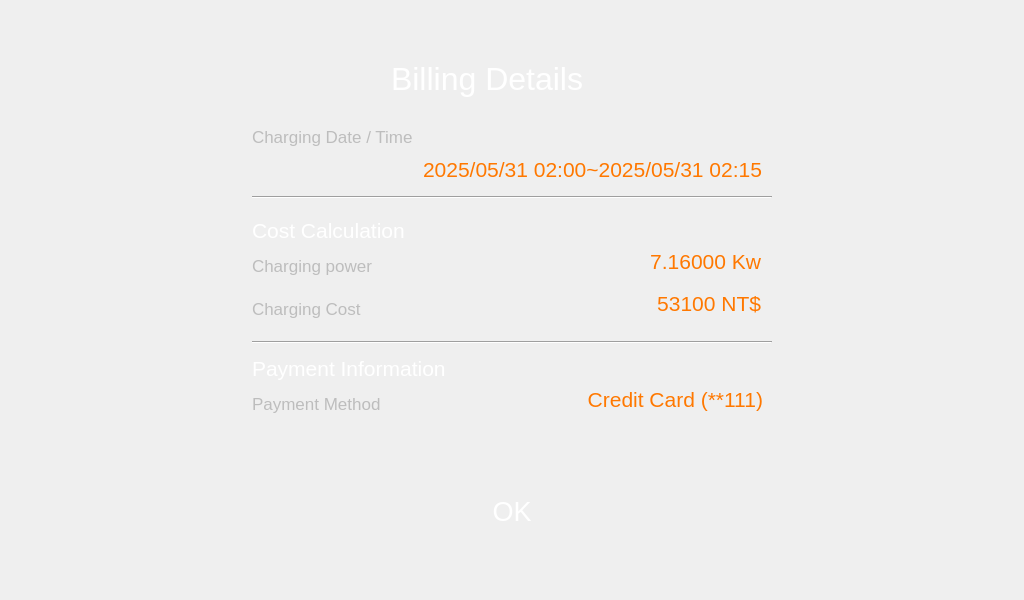
<?xml version="1.0" encoding="UTF-8"?>
<ui version="4.0">
 <class>Form</class>
 <widget class="QWidget" name="Form">
  <property name="geometry">
   <rect>
    <x>0</x>
    <y>0</y>
    <width>1024</width>
    <height>600</height>
   </rect>
  </property>
  <property name="windowTitle">
   <string>Form</string>
  </property>
  <widget class="QLabel" name="label">
   <property name="geometry">
    <rect>
     <x>0</x>
     <y>0</y>
     <width>1024</width>
     <height>600</height>
    </rect>
   </property>
   <property name="text">
    <string/>
   </property>
   <property name="pixmap">
    <pixmap>image/bg_step8.png</pixmap>
   </property>
  </widget>
  <widget class="QLabel" name="label_2">
   <property name="geometry">
    <rect>
     <x>391</x>
     <y>56</y>
     <width>241</width>
     <height>46</height>
    </rect>
   </property>
   <property name="font">
    <font>
     <family>Arial</family>
     <pointsize>24</pointsize>
    </font>
   </property>
   <property name="styleSheet">
    <string notr="true">QLabel {
        color: white;                /* 文字顏色 */
        font-size: 24pt;             /* 字體大小 */
        font-family: &quot;Arial&quot;;
    }
  </string>
   </property>
   <property name="text">
    <string>Billing Details</string>
   </property>
  </widget>
  <widget class="QLabel" name="label_3">
   <property name="geometry">
    <rect>
     <x>252</x>
     <y>125</y>
     <width>190</width>
     <height>23</height>
    </rect>
   </property>
   <property name="font">
    <font>
     <family>Arial</family>
     <pointsize>13</pointsize>
    </font>
   </property>
   <property name="styleSheet">
    <string notr="true">QLabel {
        color: rgb(189, 189, 189);                /* 文字顏色 */
        font-size: 13pt;             /* 字體大小 */
        font-family: &quot;Arial&quot;;
    }
  </string>
   </property>
   <property name="text">
    <string>Charging Date / Time</string>
   </property>
  </widget>
  <widget class="QLabel" name="label_4">
   <property name="geometry">
    <rect>
     <x>252</x>
     <y>254</y>
     <width>142</width>
     <height>23</height>
    </rect>
   </property>
   <property name="font">
    <font>
     <family>Arial</family>
     <pointsize>13</pointsize>
    </font>
   </property>
   <property name="styleSheet">
    <string notr="true">QLabel {
        color: rgb(189, 189, 189);                /* 文字顏色 */
        font-size: 13pt;             /* 字體大小 */
        font-family: &quot;Arial&quot;;
    }
  </string>
   </property>
   <property name="text">
    <string>Charging power</string>
   </property>
  </widget>
  <widget class="QLabel" name="label_5">
   <property name="geometry">
    <rect>
     <x>252</x>
     <y>297</y>
     <width>128</width>
     <height>23</height>
    </rect>
   </property>
   <property name="font">
    <font>
     <family>Arial</family>
     <pointsize>13</pointsize>
    </font>
   </property>
   <property name="styleSheet">
    <string notr="true">QLabel {
        color: rgb(189, 189, 189);                /* 文字顏色 */
        font-size: 13pt;             /* 字體大小 */
        font-family: &quot;Arial&quot;;
    }
  </string>
   </property>
   <property name="text">
    <string>Charging Cost</string>
   </property>
  </widget>
  <widget class="QLabel" name="label_6">
   <property name="geometry">
    <rect>
     <x>252</x>
     <y>392</y>
     <width>152</width>
     <height>23</height>
    </rect>
   </property>
   <property name="font">
    <font>
     <family>Arial</family>
     <pointsize>13</pointsize>
    </font>
   </property>
   <property name="styleSheet">
    <string notr="true">QLabel {
        color: rgb(189, 189, 189);                /* 文字顏色 */
        font-size: 13pt;             /* 字體大小 */
        font-family: &quot;Arial&quot;;
    }
  </string>
   </property>
   <property name="text">
    <string>Payment Method</string>
   </property>
  </widget>
  <widget class="QLabel" name="label_datetime">
   <property name="enabled">
    <bool>true</bool>
   </property>
   <property name="geometry">
    <rect>
     <x>361</x>
     <y>155</y>
     <width>401</width>
     <height>28</height>
    </rect>
   </property>
   <property name="font">
    <font>
     <family>Arial</family>
     <pointsize>16</pointsize>
    </font>
   </property>
   <property name="styleSheet">
    <string notr="true">QLabel {
        color: rgb(255, 120, 0);                /* 文字顏色 */
        font-size: 16pt;             /* 字體大小 */
        font-family: &quot;Arial&quot;;
    }
  </string>
   </property>
   <property name="text">
    <string>2025/05/31 02:00~2025/05/31 02:15</string>
   </property>
   <property name="alignment">
    <set>Qt::AlignRight|Qt::AlignTrailing|Qt::AlignVCenter</set>
   </property>
  </widget>
  <widget class="QLabel" name="label_power">
   <property name="geometry">
    <rect>
     <x>520</x>
     <y>247</y>
     <width>241</width>
     <height>28</height>
    </rect>
   </property>
   <property name="font">
    <font>
     <family>Arial</family>
     <pointsize>16</pointsize>
    </font>
   </property>
   <property name="styleSheet">
    <string notr="true">QLabel {
        color: rgb(255, 120, 0);                /* 文字顏色 */
        font-size:16pt;             /* 字體大小 */
        font-family: &quot;Arial&quot;;
    }
  </string>
   </property>
   <property name="text">
    <string>7.16000 Kw</string>
   </property>
   <property name="alignment">
    <set>Qt::AlignRight|Qt::AlignTrailing|Qt::AlignVCenter</set>
   </property>
  </widget>
  <widget class="QLabel" name="label_creditcard">
   <property name="geometry">
    <rect>
     <x>502</x>
     <y>385</y>
     <width>261</width>
     <height>28</height>
    </rect>
   </property>
   <property name="font">
    <font>
     <family>Arial</family>
     <pointsize>16</pointsize>
    </font>
   </property>
   <property name="styleSheet">
    <string notr="true">QLabel {
        color: rgb(255, 120, 0);                /* 文字顏色 */
        font-size: 16pt;             /* 字體大小 */
        font-family: &quot;Arial&quot;;
    }
  </string>
   </property>
   <property name="text">
    <string>Credit Card (**111)</string>
   </property>
   <property name="alignment">
    <set>Qt::AlignRight|Qt::AlignTrailing|Qt::AlignVCenter</set>
   </property>
  </widget>
  <widget class="QLabel" name="label_nt">
   <property name="geometry">
    <rect>
     <x>510</x>
     <y>289</y>
     <width>251</width>
     <height>28</height>
    </rect>
   </property>
   <property name="font">
    <font>
     <family>Arial</family>
     <pointsize>16</pointsize>
    </font>
   </property>
   <property name="styleSheet">
    <string notr="true">QLabel {
        color: rgb(255, 120, 0);                /* 文字顏色 */
        font-size: 16pt;             /* 字體大小 */
        font-family: &quot;Arial&quot;;
    }
  </string>
   </property>
   <property name="text">
    <string>53100 NT$</string>
   </property>
   <property name="alignment">
    <set>Qt::AlignRight|Qt::AlignTrailing|Qt::AlignVCenter</set>
   </property>
  </widget>
  <widget class="QLabel" name="label_11">
   <property name="geometry">
    <rect>
     <x>252</x>
     <y>216</y>
     <width>175</width>
     <height>28</height>
    </rect>
   </property>
   <property name="font">
    <font>
     <family>Arial</family>
     <pointsize>16</pointsize>
    </font>
   </property>
   <property name="styleSheet">
    <string notr="true">QLabel {
        color: white;                /* 文字顏色 */
        font-size: 16pt;             /* 字體大小 */
        font-family: &quot;Arial&quot;;
    }
  </string>
   </property>
   <property name="text">
    <string>Cost Calculation</string>
   </property>
  </widget>
  <widget class="QLabel" name="label_12">
   <property name="geometry">
    <rect>
     <x>252</x>
     <y>354</y>
     <width>229</width>
     <height>28</height>
    </rect>
   </property>
   <property name="font">
    <font>
     <family>Arial</family>
     <pointsize>16</pointsize>
    </font>
   </property>
   <property name="styleSheet">
    <string notr="true">QLabel {
        color: white;                /* 文字顏色 */
        font-size:16pt;             /* 字體大小 */
        font-family: &quot;Arial&quot;;
    }
  </string>
   </property>
   <property name="text">
    <string>Payment Information</string>
   </property>
  </widget>
  <widget class="Line" name="line">
   <property name="geometry">
    <rect>
     <x>252</x>
     <y>196</y>
     <width>520</width>
     <height>3</height>
    </rect>
   </property>
   <property name="styleSheet">
    <string notr="true">color:#1E77D7</string>
   </property>
   <property name="orientation">
    <enum>Qt::Horizontal</enum>
   </property>
  </widget>
  <widget class="Line" name="line_2">
   <property name="geometry">
    <rect>
     <x>252</x>
     <y>341</y>
     <width>520</width>
     <height>3</height>
    </rect>
   </property>
   <property name="styleSheet">
    <string notr="true">color:#1E77D7</string>
   </property>
   <property name="orientation">
    <enum>Qt::Horizontal</enum>
   </property>
  </widget>
  <widget class="QPushButton" name="pushButton_ok">
   <property name="geometry">
    <rect>
     <x>387</x>
     <y>467</y>
     <width>250</width>
     <height>88</height>
    </rect>
   </property>
   <property name="font">
    <font>
     <pointsize>20</pointsize>
    </font>
   </property>
   <property name="styleSheet">
    <string notr="true">QPushButton {
        border-image: url(&quot;image/btn_250x88_def.png&quot;) 0 0 0 0 stretch stretch;
        color: white;                /* 文字顏色 */
        font-size: 20pt;             /* 字體大小 */
    }
    QPushButton:pressed {
        border-image: url(&quot;image/btn_250x88_act.png&quot;) 0 0 0 0 stretch stretch;
	   color: #FFFF00;                /* 文字顏色 */
        font-size: 20pt;             /* 字體大小 */
    }</string>
   </property>
   <property name="text">
    <string>OK</string>
   </property>
   <property name="iconSize">
    <size>
     <width>250</width>
     <height>88</height>
    </size>
   </property>
   <property name="flat">
    <bool>true</bool>
   </property>
  </widget>
 </widget>
 <resources/>
 <connections/>
</ui>
